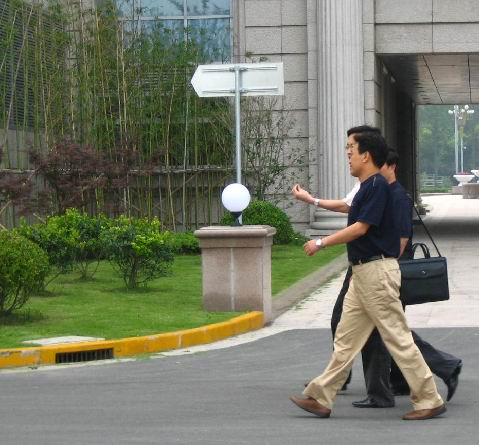
#> input picture data/Pedestrians/FudanPed00003.png, 479 x 445 px; its folder holds 4 pictures in this run
$ jupyter execute --allow-errors 'Actividad_3.1_Detección_de_Peatones_Equipo6.ipynb'
#> lines starting #> are read from the running program, lines starting #| are printed output that depends on the picture
<center></center>
<h1 style='text-align: center;'><b>Maestría en Inteligencia Artificial Aplicada</b></h1>

<h2 style='text-align: center;'><b>Curso: Navegación autónoma</b></h2>
<h2 style='text-align: center;'><b>Tecnológico de Monterrey</b></h2>
<h2 style='text-align: center;'><b>Prof Titular y Tutor: Dr. David Antonio Torres</b></h2>
<h2 style='text-align: center;'><b>Prof Asistente: Maricarmen Vázquez Rojí</b></h2>

<h3 style='text-align: center;'><b>ALUMNO: </b>Luis Alfonso Sabanero Esquivel</h3>
<h3 style='text-align: center;'><b>MATRICULA: </b>A01273286</h3>
<h3 style='text-align: center;'><b>ALUMNO: </b>Jose Mtanous</h3>
<h3 style='text-align: center;'><b>MATRICULA: </b>A00169781</h3>
<h3 style='text-align: center;'><b>ALUMNO: </b> Guillermo Alfonso Muñiz Hermosillo</h3>
<h3 style='text-align: center;'><b>MATRICULA: </b>A01793101</h3>
<h3 style='text-align: center;'><b>ALUMNO: </b>Jorge Mariles Estrada</h3>
<h3 style='text-align: center;'><b>MATRICULA: </b>A01335663</h3>

<h2 style='text-align: center;'><b>Actividad de la Semana 05</b></h2>
<h2 style='text-align: center;'><b>Actividad 3.1 - Detección de Peatones con SVM</b></h1>
<h4 style='text-align: right;'>Mayo 2023</h4>

La explicación de esta entrega se encuentra aquí:
https://www.youtube.com/watch?v=NAQahY-G4XU

[cell 1]
import matplotlib.image as mpimg
import matplotlib.pyplot as plt
import numpy as np
import seaborn as sns
import cv2
from skimage.feature import hog

[cell 2]
# Utilizando la libreria de glob podemos importar nuestros archivos de imagenes utilizando comandos similares al formato UNIX
import glob
peatones = glob.glob("data/Pedestrians/*.*")
no_peatones = glob.glob("data/NoPedestrians/*.*")

[cell 3]
# En esta parte imprimimos el numero de imagenes de nuestro conjunto de datos.
print(f"Imagenes con peatones: {len(peatones)}")

print(f"Imagenes sin peatones: {len(no_peatones)}")

#> (a cell that did not finish here is left out)

#> (a cell that did not finish here is left out)

#> (a cell that did not finish here is left out)

#> (a cell that did not finish here is left out)

#> (a cell that did not finish here is left out)

#> (a cell that did not finish here is left out)

[cell 10]
# Para evitar la repeticion de codigo, creamos una funcion en la cual llevaremos a cabo la obtencion de caracteristicas
# Utilizando el algoritmo de HOG.

def get_hog_accum(arrayOfImages):
    # Inicializamos un acumulador de caracteristicas, el cual retornaremos al final.
    hog_accum = []

    # Recorremos cada una de las imagenas recibidas en el parametro de la funcion.
    for i in arrayOfImages:
        # Hacemos un resize de la imagen a color, con la finalidad de que el arreglo de caracteristicas e imagenes cuenten con la misma dimension.
        img_color = cv2.resize(mpimg.imread(i), (64,128), interpolation = cv2.INTER_AREA)
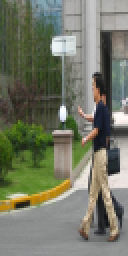
#> img_color: shape (128, 64, 3) float32 (shown 2 times larger); mean R, G, B 0.458, 0.472, 0.403
        # Convertimos la imagen a escala de grises.
        img_gray = cv2.cvtColor(img_color,cv2.COLOR_BGR2GRAY)
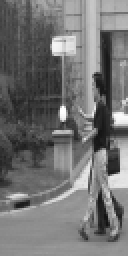
#> img_gray: shape (128, 64) float32 (shown 2 times larger); min 0.0749, max 0.996, mean 0.45

        # Obtenemos las caracteristicas de la imagen utilizando el algoritmo de HOG asi como la imagen obtenida con dicho algoritmo.
        hog_feature, hog_img = hog(img_gray,
                                   orientations = 11,
                                    pixels_per_cell = (16,16),
                                    cells_per_block = (2,2),
                                    transform_sqrt = False,
                                    visualize = True,
                                    feature_vector = True)
#> hog_feature = 924 values, max 0.383 at index 796, min 0.00407 at index 785, mean 0.126

        # Agregamos las caracteristicas obtenidas a nuestro acumulador.
        hog_accum.append(hog_feature)
#> pass 2 of the loop in get_hog_accum, `for i in arrayOfImages:`:
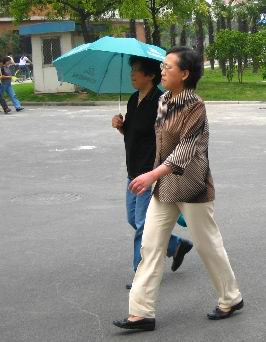
#> input picture data/Pedestrians/FudanPed00017.png, 266 x 342 px
#> in get_hog_accum, `img_color = cv2.resize(mpimg.imread(i), (64,128), interpolation = cv2...`:
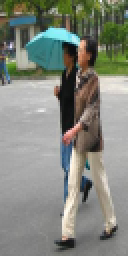
#> img_color: shape (128, 64, 3) float32 (shown 2 times larger); mean R, G, B 0.514, 0.528, 0.49
#> in get_hog_accum, `img_gray = cv2.cvtColor(img_color,cv2.COLOR_BGR2GRAY)`:
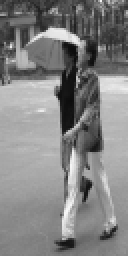
#> img_gray: shape (128, 64) float32 (shown 2 times larger); min 0.0481, max 0.973, mean 0.515
#> hog_feature = 924 values, max 0.382 at index 407, min 0.00431 at index 574, mean 0.123
#> pass 3 of the loop in get_hog_accum, `for i in arrayOfImages:`:
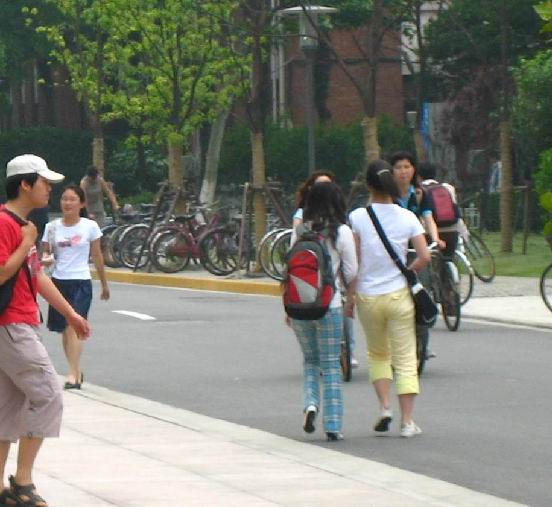
#> input picture data/Pedestrians/FudanPed00041.png, 552 x 507 px
#> in get_hog_accum, `img_color = cv2.resize(mpimg.imread(i), (64,128), interpolation = cv2...`:
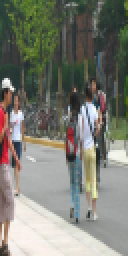
#> img_color: shape (128, 64, 3) float32 (shown 2 times larger); mean R, G, B 0.488, 0.492, 0.454
#> in get_hog_accum, `img_gray = cv2.cvtColor(img_color,cv2.COLOR_BGR2GRAY)`:
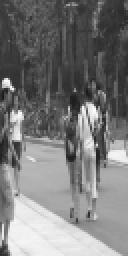
#> img_gray: shape (128, 64) float32 (shown 2 times larger); min 0.111, max 0.988, mean 0.48
#> hog_feature = 924 values, max 0.335 at index 715, min 0.00119 at index 914, mean 0.126
#> the loop made 4 passes; the first 3 are shown
    # Una vez concluido el proceso con todas las imagenes, retornamos todas las caracteristicas a la instancia del metodo.
    return hog_accum

[cell 11]
# Asi de esta manera asignamos a esta variable el acumulador de caracteristicas para las imagenes que contienen peatones.
pedestrian_hog_accum = get_hog_accum(peatones)

# Convertimos nuestro acumulador de caracteristicas en un arreglo vertical de flotantes.
X_peaton = np.vstack(pedestrian_hog_accum).astype(np.float64)
# Creamos un arreglo de unos de la misma longitud que nuestro acumulador de caracteristicas para el conjunto de imagenes con peatones.
# Se llena con unos al asignar esta clase como la clase positiva.
y_peaton = np.ones(len(X_peaton))

[cell 12]
# Asi pues observamos el numero de imagenes con el mismo numero de caracteristicas cada una
X_peaton.shape
#> Out = (4, 924)

[cell 13]
# Nuestro arreglo de 1s es de la misma longitud que el numero de imagenes
y_peaton.shape
#> Out = (4,)
